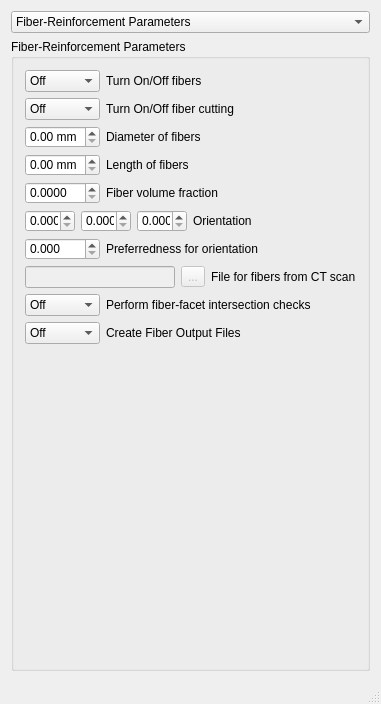
<?xml version='1.0' encoding='UTF-8'?>
<ui version="4.0">
 <class>MainWindow</class>
 <widget class="QMainWindow" name="MainWindow">
  <property name="geometry">
   <rect>
    <x>0</x>
    <y>0</y>
    <width>381</width>
    <height>704</height>
   </rect>
  </property>
  <property name="sizePolicy">
   <sizepolicy hsizetype="Expanding" vsizetype="Preferred">
    <horstretch>0</horstretch>
    <verstretch>0</verstretch>
   </sizepolicy>
  </property>
  <property name="windowIcon">
   <iconset>
    <normaloff>:/icons/PartDesignWorkbench.svg</normaloff>:/icons/PartDesignWorkbench.svg</iconset>
  </property>
  <property name="windowTitle">
   <string>MainWindow</string>
  </property>
  <property name="sizeGripEnabled" stdset="0">
   <bool>true</bool>
  </property>
  <widget class="QWidget" name="centralwidget">
   <property name="sizePolicy">
    <sizepolicy hsizetype="Expanding" vsizetype="Expanding">
     <horstretch>0</horstretch>
     <verstretch>0</verstretch>
    </sizepolicy>
   </property>
   <layout class="QGridLayout" name="gridLayout">
   <item row="0" column="0">
    <widget class="QComboBox" name="PrimitiveTypeCB">
     <property name="visible">
      <bool>false</bool>
     </property>
     <property name="enabled">
      <bool>true</bool>
     </property>
     <property name="sizePolicy">
      <sizepolicy hsizetype="Minimum" vsizetype="Preferred">
       <horstretch>0</horstretch>
       <verstretch>0</verstretch>
      </sizepolicy>
     </property>
     <property name="maxVisibleItems">
      <number>16</number>
     </property>
     <item>
      <property name="text">
       <string notr="true">Fiber-Reinforcement Parameters</string>
      </property>
      <property name="icon">
       <iconset>
        <normaloff>:/icons/PartDesign_Line.svg</normaloff>:/icons/PartDesign_Line.svg</iconset>
      </property>
     </item>
     <item>
      <property name="text">
       <string notr="true">Rebar Parameters</string>
      </property>
      <property name="icon">
       <iconset>
        <normaloff>:/icons/PartDesign_Line.svg</normaloff>:/icons/PartDesign_Line.svg</iconset>
      </property>
     </item>
    </widget>
   </item>
   <item row="1" column="0">
    <widget class="QGroupBox" name="groupBox_2">
     <property name="enabled">
      <bool>true</bool>
     </property>
     <property name="styleSheet">
      <string notr="true">border-color: rgb(182, 182, 182);</string>
     </property>
     <property name="title">
      <string>Fiber-Reinforcement Parameters</string>
     </property>
     <layout class="QGridLayout">
      <property name="leftMargin">
       <number>0</number>
      </property>
      <property name="topMargin">
       <number>0</number>
      </property>
      <property name="rightMargin">
       <number>0</number>
      </property>
      <property name="bottomMargin">
       <number>0</number>
      </property>
      <property name="spacing">
       <number>0</number>
      </property>
      <item row="0" column="0">
       <widget class="QStackedWidget" name="widgetStack2">
        <property name="enabled">
         <bool>true</bool>
        </property>
        <property name="styleSheet">
         <string notr="true">border-color: rgb(182, 182, 182);</string>
        </property>
        <property name="currentIndex">
         <number>0</number>
        </property>
        <widget class="QWidget" name="Page2_cylinder">
         <property name="enabled">
          <bool>true</bool>
         </property>
         <layout class="QGridLayout" name="gridLayout_3">
          <item row="0" column="0">
           <layout class="QHBoxLayout" name="horizontalLayout_3">
            <item>
             <widget class="QComboBox" name="fiberToggle">
              <property name="sizePolicy">
               <sizepolicy hsizetype="Fixed" vsizetype="Fixed">
                <horstretch>0</horstretch>
                <verstretch>0</verstretch>
               </sizepolicy>
              </property>
              <property name="minimumSize">
               <size>
                <width>75</width>
                <height>0</height>
               </size>
              </property>
              <property name="maximumSize">
               <size>
                <width>75</width>
                <height>16777215</height>
               </size>
              </property>
              <item>
               <property name="text">
                <string>Off</string>
               </property>
              </item>
              <item>
               <property name="text">
                <string>On</string>
               </property>
              </item>
             </widget>
            </item>
            <item>
             <widget class="QLabel" name="textLabel2_3">
              <property name="enabled">
               <bool>true</bool>
              </property>
              <property name="text">
               <string>Turn On/Off fibers</string>
              </property>
             </widget>
            </item>
           </layout>
          </item>
          <item row="1" column="0">
           <layout class="QHBoxLayout" name="horizontalLayout_4">
            <item>
             <widget class="QComboBox" name="fiberCutting">
              <property name="enabled">
               <bool>true</bool>
              </property>
              <property name="sizePolicy">
               <sizepolicy hsizetype="Fixed" vsizetype="Fixed">
                <horstretch>0</horstretch>
                <verstretch>0</verstretch>
               </sizepolicy>
              </property>
              <property name="minimumSize">
               <size>
                <width>75</width>
                <height>0</height>
               </size>
              </property>
              <property name="maximumSize">
               <size>
                <width>75</width>
                <height>16777215</height>
               </size>
              </property>
              <item>
               <property name="text">
                <string>Off</string>
               </property>
              </item>
              <item>
               <property name="text">
                <string>On</string>
               </property>
              </item>
             </widget>
            </item>
            <item>
             <widget class="QLabel" name="textLabel2_5">
              <property name="text">
               <string>Turn On/Off fiber cutting</string>
              </property>
             </widget>
            </item>
           </layout>
          </item>
          <item row="2" column="0">
           <layout class="QHBoxLayout" name="horizontalLayout_5">
            <item>
             <widget class="QDoubleSpinBox" name="fiberDiameter">
              <property name="sizePolicy">
               <sizepolicy hsizetype="Fixed" vsizetype="Fixed">
                <horstretch>0</horstretch>
                <verstretch>0</verstretch>
               </sizepolicy>
              </property>
              <property name="minimumSize">
               <size>
                <width>75</width>
                <height>20</height>
               </size>
              </property>
              <property name="maximumSize">
               <size>
                <width>75</width>
                <height>16777215</height>
               </size>
              </property>
              <property name="suffix">
               <string> mm</string>
              </property>
              <property name="maximum">
               <double>999999.000000000000000</double>
              </property>
             </widget>
            </item>
            <item>
             <widget class="QLabel" name="textLabel2_4">
              <property name="text">
               <string>Diameter of fibers</string>
              </property>
             </widget>
            </item>
           </layout>
          </item>
          <item row="3" column="0">
           <layout class="QHBoxLayout" name="horizontalLayout_6">
            <item>
             <widget class="QDoubleSpinBox" name="fiberLength">
              <property name="sizePolicy">
               <sizepolicy hsizetype="Fixed" vsizetype="Fixed">
                <horstretch>0</horstretch>
                <verstretch>0</verstretch>
               </sizepolicy>
              </property>
              <property name="minimumSize">
               <size>
                <width>75</width>
                <height>20</height>
               </size>
              </property>
              <property name="maximumSize">
               <size>
                <width>75</width>
                <height>16777215</height>
               </size>
              </property>
              <property name="suffix">
               <string> mm</string>
              </property>
              <property name="maximum">
               <double>999999.000000000000000</double>
              </property>
             </widget>
            </item>
            <item>
             <widget class="QLabel" name="textLabel2_6">
              <property name="text">
               <string>Length of fibers</string>
              </property>
             </widget>
            </item>
           </layout>
          </item>
          <item row="4" column="0">
           <layout class="QHBoxLayout" name="horizontalLayout_7">
            <item>
             <widget class="QDoubleSpinBox" name="fiberVol">
              <property name="sizePolicy">
               <sizepolicy hsizetype="Fixed" vsizetype="Fixed">
                <horstretch>0</horstretch>
                <verstretch>0</verstretch>
               </sizepolicy>
              </property>
              <property name="minimumSize">
               <size>
                <width>75</width>
                <height>20</height>
               </size>
              </property>
              <property name="maximumSize">
               <size>
                <width>75</width>
                <height>16777215</height>
               </size>
              </property>
              <property name="suffix">
               <string />
              </property>
              <property name="decimals">
               <number>4</number>
              </property>
              <property name="maximum">
               <double>999999.000000000000000</double>
              </property>
             </widget>
            </item>
            <item>
             <widget class="QLabel" name="textLabel2_7">
              <property name="text">
               <string>Fiber volume fraction</string>
              </property>
             </widget>
            </item>
           </layout>
          </item>
          <item row="5" column="0">
           <layout class="QHBoxLayout" name="horizontalLayout_8">
            <item>
             <widget class="QDoubleSpinBox" name="fiberOrien1">
              <property name="sizePolicy">
               <sizepolicy hsizetype="Fixed" vsizetype="Fixed">
                <horstretch>0</horstretch>
                <verstretch>0</verstretch>
               </sizepolicy>
              </property>
              <property name="minimumSize">
               <size>
                <width>50</width>
                <height>20</height>
               </size>
              </property>
              <property name="maximumSize">
               <size>
                <width>50</width>
                <height>16777215</height>
               </size>
              </property>
              <property name="suffix">
               <string />
              </property>
              <property name="decimals">
               <number>3</number>
              </property>
              <property name="maximum">
               <double>999999.000000000000000</double>
              </property>
             </widget>
            </item>
            <item>
             <widget class="QDoubleSpinBox" name="fiberOrien2">
              <property name="sizePolicy">
               <sizepolicy hsizetype="Fixed" vsizetype="Fixed">
                <horstretch>0</horstretch>
                <verstretch>0</verstretch>
               </sizepolicy>
              </property>
              <property name="minimumSize">
               <size>
                <width>50</width>
                <height>20</height>
               </size>
              </property>
              <property name="maximumSize">
               <size>
                <width>50</width>
                <height>16777215</height>
               </size>
              </property>
              <property name="suffix">
               <string />
              </property>
              <property name="decimals">
               <number>3</number>
              </property>
              <property name="maximum">
               <double>999999.000000000000000</double>
              </property>
             </widget>
            </item>
            <item>
             <widget class="QDoubleSpinBox" name="fiberOrien3">
              <property name="sizePolicy">
               <sizepolicy hsizetype="Fixed" vsizetype="Fixed">
                <horstretch>0</horstretch>
                <verstretch>0</verstretch>
               </sizepolicy>
              </property>
              <property name="minimumSize">
               <size>
                <width>50</width>
                <height>20</height>
               </size>
              </property>
              <property name="maximumSize">
               <size>
                <width>50</width>
                <height>16777215</height>
               </size>
              </property>
              <property name="suffix">
               <string />
              </property>
              <property name="decimals">
               <number>3</number>
              </property>
              <property name="maximum">
               <double>999999.000000000000000</double>
              </property>
             </widget>
            </item>
            <item>
             <widget class="QLabel" name="textLabel2_8">
              <property name="text">
               <string>Orientation</string>
              </property>
             </widget>
            </item>
           </layout>
          </item>
          <item row="6" column="0">
           <layout class="QHBoxLayout" name="horizontalLayout_9">
            <item>
             <widget class="QDoubleSpinBox" name="fiberPref">
              <property name="sizePolicy">
               <sizepolicy hsizetype="Fixed" vsizetype="Fixed">
                <horstretch>0</horstretch>
                <verstretch>0</verstretch>
               </sizepolicy>
              </property>
              <property name="minimumSize">
               <size>
                <width>75</width>
                <height>20</height>
               </size>
              </property>
              <property name="maximumSize">
               <size>
                <width>75</width>
                <height>16777215</height>
               </size>
              </property>
              <property name="suffix">
               <string />
              </property>
              <property name="decimals">
               <number>3</number>
              </property>
              <property name="maximum">
               <double>1.000000000000000</double>
              </property>
             </widget>
            </item>
            <item>
             <widget class="QLabel" name="textLabel2_9">
              <property name="text">
               <string>Preferredness for orientation</string>
              </property>
             </widget>
            </item>
           </layout>
          </item>
          <item row="7" column="0">
           <layout class="QHBoxLayout" name="horizontalLayout_10">
            <item>
             <widget class="QLineEdit" name="fiberFile">
              <property name="enabled">
               <bool>false</bool>
              </property>
              <property name="readOnly">
               <bool>false</bool>
              </property>
             </widget>
            </item>
            <item>
             <widget class="QToolButton" name="readFileButton">
              <property name="enabled">
               <bool>false</bool>
              </property>
              <property name="text">
               <string notr="true">...</string>
              </property>
             </widget>
            </item>
            <item>
             <widget class="QLabel" name="textLabel2_10">
              <property name="text">
               <string>File for fibers from CT scan</string>
              </property>
             </widget>
            </item>
           </layout>
          </item>
          <item row="8" column="0">
           <layout class="QHBoxLayout" name="horizontalLayout_19">
            <item>
             <widget class="QComboBox" name="fiberIntersections">
              <property name="enabled">
               <bool>true</bool>
              </property>
              <property name="sizePolicy">
               <sizepolicy hsizetype="Fixed" vsizetype="Fixed">
                <horstretch>0</horstretch>
                <verstretch>0</verstretch>
               </sizepolicy>
              </property>
              <property name="minimumSize">
               <size>
                <width>75</width>
                <height>0</height>
               </size>
              </property>
              <property name="maximumSize">
               <size>
                <width>75</width>
                <height>16777215</height>
               </size>
              </property>
              <item>
               <property name="text">
                <string>Off</string>
               </property>
              </item>
              <item>
               <property name="text">
                <string>On</string>
               </property>
              </item>
             </widget>
            </item>
            <item>
             <widget class="QLabel" name="textLabel2_19">
              <property name="text">
               <string>Perform fiber-facet intersection checks</string>
              </property>
             </widget>
            </item>
           </layout>
          </item>
          <item row="9" column="0">
           <layout class="QHBoxLayout" name="horizontalLayout_fiberOutput">
            <item>
             <widget class="QComboBox" name="fiberOutputFiles">
              <property name="enabled">
               <bool>true</bool>
              </property>
              <property name="sizePolicy">
               <sizepolicy hsizetype="Fixed" vsizetype="Fixed">
                <horstretch>0</horstretch>
                <verstretch>0</verstretch>
               </sizepolicy>
              </property>
              <property name="minimumSize">
               <size>
                <width>75</width>
                <height>0</height>
               </size>
              </property>
              <property name="maximumSize">
               <size>
                <width>75</width>
                <height>16777215</height>
               </size>
              </property>
              <item>
               <property name="text">
                <string>Off</string>
               </property>
              </item>
              <item>
               <property name="text">
                <string>On</string>
               </property>
              </item>
             </widget>
            </item>
            <item>
             <widget class="QLabel" name="textLabel_fiberOutput">
              <property name="text">
               <string>Create Fiber Output Files</string>
              </property>
             </widget>
            </item>
           </layout>
          </item>
          <item row="10" column="0">
           <spacer>
            <property name="orientation">
             <enum>Qt::Vertical</enum>
            </property>
            <property name="sizeType">
             <enum>QSizePolicy::Expanding</enum>
            </property>
            <property name="sizeHint" stdset="0">
             <size>
              <width>31</width>
              <height>81</height>
             </size>
            </property>
           </spacer>
          </item>
         </layout>
        </widget>
        <widget class="QWidget" name="Page3_cone">
         <property name="visible">
          <bool>false</bool>
         </property>
         <layout class="QVBoxLayout" name="verticalLayout_rebarPlaceholder">
          <item>
           <spacer name="verticalSpacer_rebarPlaceholder">
            <property name="orientation">
             <enum>Qt::Vertical</enum>
            </property>
            <property name="sizeHint" stdset="0">
             <size>
              <width>20</width>
              <height>40</height>
             </size>
            </property>
           </spacer>
          </item>
         </layout>
        </widget>
       </widget>
      </item>
     </layout>
    </widget>
   </item>
  </layout>
  </widget>
  <widget class="QMenuBar" name="menubar">
   <property name="geometry">
    <rect>
     <x>0</x>
     <y>0</y>
     <width>381</width>
     <height>21</height>
    </rect>
   </property>
  </widget>
  <widget class="QStatusBar" name="statusbar"/>
 </widget>
 <layoutdefault spacing="6" margin="11" />
 <tabstops>
  <tabstop>PrimitiveTypeCB</tabstop>
 </tabstops>
 <resources>
  <include location="../icons.qrc" />
 </resources>
 <connections>
  <connection>
   <sender>PrimitiveTypeCB</sender>
   <signal>activated(int)</signal>
   <receiver>widgetStack2</receiver>
   <slot>setCurrentIndex(int)</slot>
  </connection>
 </connections>
</ui>
